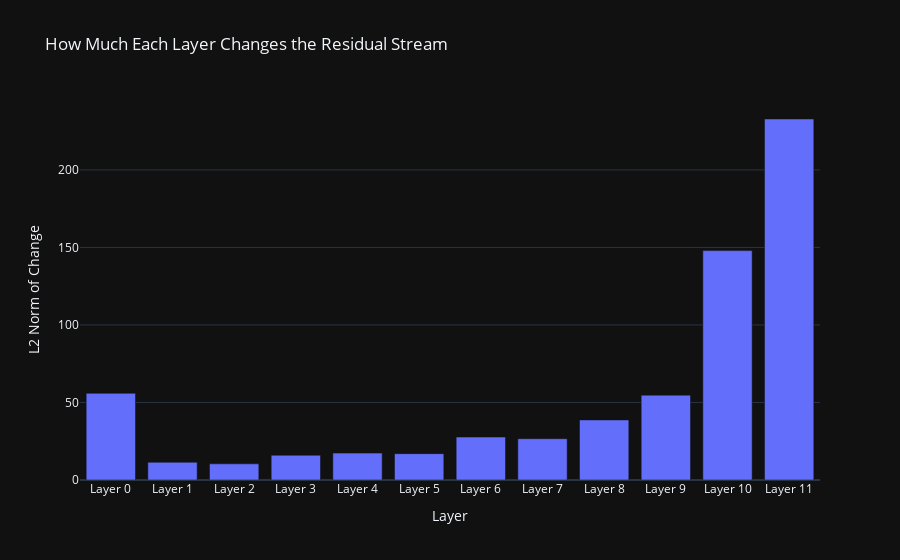

Notebook code for this chart:
### Code cell
# Visualize: how much does each layer change the residual stream?
norms = []
for i in range(1, len(all_resid)):
    delta = all_resid[i] - all_resid[i-1]
    norms.append(delta.norm().item())

fig = px.bar(
    x=[f"Layer {i}" for i in range(12)],
    y=norms,
    title="How Much Each Layer Changes the Residual Stream",
    labels={"x": "Layer", "y": "L2 Norm of Change"},
    template="plotly_dark"
)
fig.update_layout(showlegend=False)
fig.show()

### Figure 1 — Plotly figure (JSON) as saved in the notebook; plotly's stock layout.template omitted (floating-point values rounded to 4 significant figures)
{"data": [{"hovertemplate": "Layer=%{x}<br>L2 Norm of Change=%{y}<extra></extra>", "legendgroup": "", "marker": {"color": "#636efa", "pattern": {"shape": ""}}, "name": "", "orientation": "v", "showlegend": false, "textposition": "auto", "type": "bar", "x": ["Layer 0", "Layer 1", "Layer 2", "Layer 3", "Layer 4", "Layer 5", "Layer 6", "Layer 7", "Layer 8", "Layer 9", "Layer 10", "Layer 11"], "xaxis": "x", "y": [55.92, 11.42, 10.43, 15.98, 17.33, 16.98, 27.71, 26.64, 38.75, 54.74, 147.9, 232.8], "yaxis": "y"}], "layout": {"barmode": "relative", "legend": {"tracegroupgap": 0}, "showlegend": false, "title": {"text": "How Much Each Layer Changes the Residual Stream"}, "xaxis": {"anchor": "y", "domain": [0, 1], "title": {"text": "Layer"}}, "yaxis": {"anchor": "x", "domain": [0, 1], "title": {"text": "L2 Norm of Change"}}}}
